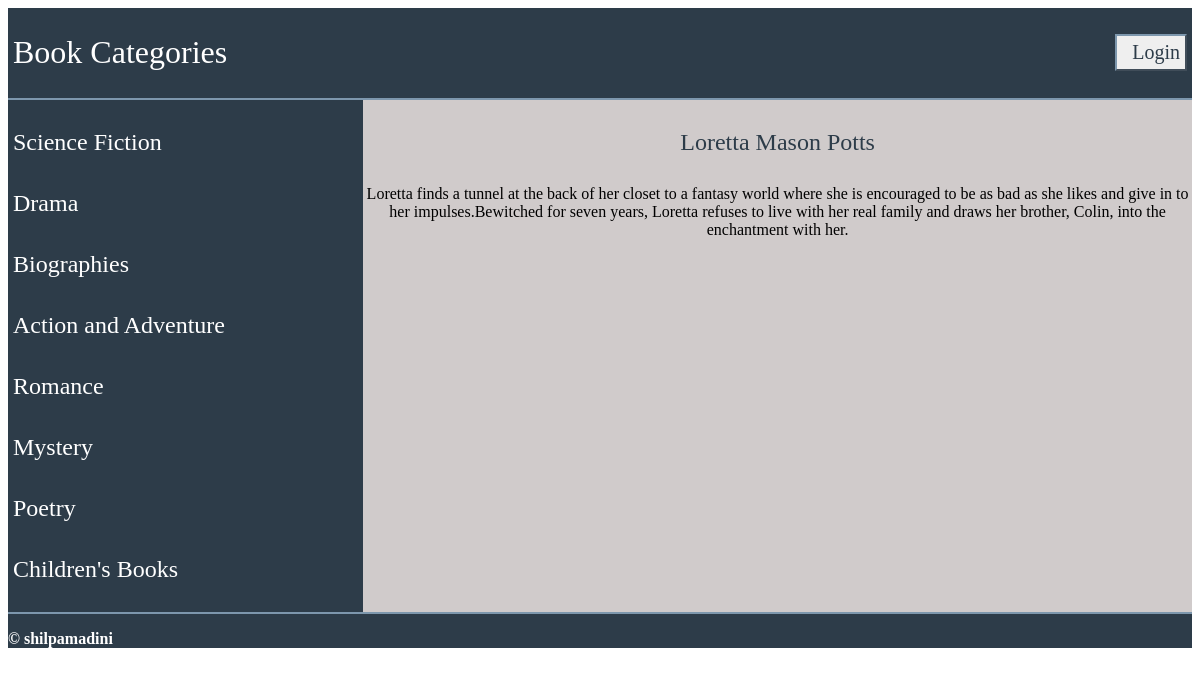
/8/37/, run on the app's committed database.
### database_setup.py (models this page shows, shortened)
class Catalog(Base):
    __tablename__ = 'catalog'
    id = Column(Integer, primary_key=True)
    catalog_name = Column(String(250), nullable=False)
    user_id = Column(Integer, ForeignKey('user.id'))
    user = relationship(User)

class CatalogItem(Base):
    __tablename__ = 'catalog_item'
    id = Column(Integer, primary_key=True)
    item_name = Column(String(80), nullable=False)
    description = Column(String(1000))
    catalog_id = Column(Integer, ForeignKey('catalog.id'))
    catalog = relationship(Catalog)
    user_id = Column(Integer, ForeignKey('user.id'))
    user = relationship(User)

### application.py (the view)
@app.route('/<int:catalog_id>/<int:item_id>/')
def showDescription(catalog_id, item_id):
    catalogs = session.query(Catalog).all()
    catalog = session.query(Catalog).filter_by(id=catalog_id).one()
    item = session.query(CatalogItem).filter_by(id=item_id).all()
    creator = session.query(CatalogItem).filter_by(id=item_id).one()
    if 'username' not in login_session or creator.user_id != login_session['user_id']:
        return render_template('publicdescription.html', catalog=catalog,
            item=item, catalogs=catalogs)
    else:
        return render_template('description.html', catalog=catalog,
            item=item, catalogs=catalogs)

### templates/publicdescription.html (shortened to what this page needs)
{% extends "main.html" %}
{% block content %}
<div class = 'display-catalog'>
	<div class= 'scrolling-sidebar'>
			{% for c in catalogs %}
				<a href = "{{url_for('showItems', catalog_id = c.id)}}">
					<div >
						<h3>{{c.catalog_name}}</h3>
					</div>
				</a>
			{% endfor %}
	</div>
	<div class= 'content'>
		<div >
    		{% for i in item %}
        	<h3>{{i.item_name}}</h3>
        	<p>{{i.description}}</p>
     		{% endfor %}
		</div>
	</div>
</div>
{% endblock %}

### static/styles.css (style rules this page uses)
body { font-family: Palatino, "Palatino Linotype", "Palatino LT STD", "Book Antiqua", Georgia, serif ; display:block ; overflow-x:hidden ; }
.display-catalog { display: table ; width: 100%; height: 100%; }
.scrolling-sidebar { display: table-cell; width: 30%; vertical-align: top; background-color:#2d3c49; overflow:scroll; }
.scrolling-sidebar h3 { color:#fff; font-family: Palatino, "Palatino Linotype", "Palatino LT STD", "Book Antiqua", Georgia, serif ; font-size: 3.0vmin ; font-weight:lighter ; text-align:left ; padding: 5px; }
.content { display: table-cell; width: 80%; vertical-align: top; text-align: center; background-color:#d0cbcb; overflow:scroll; }
.content h3 { color:#2d3c49; font-family: Palatino, "Palatino Linotype", "Palatino LT STD", "Book Antiqua", Georgia, serif ; font-size: 3.0vmin ; font-weight:lighter ; text-align:center ; padding: 5px; }
a { text-decoration: none; }

### data on the page
Catalog: catalog_name "Science Fiction"
Catalog: catalog_name "Drama"
Catalog: catalog_name "Biographies"
Catalog: catalog_name "Action and Adventure"
Catalog: catalog_name "Romance"
Catalog: catalog_name "Mystery"
Catalog: catalog_name "Poetry"
Catalog: catalog_name "Children's Books"
CatalogItem: item_name "Loretta Mason Potts", description "Loretta finds a tunnel at the back of her closet to a fantasy world where she is encouraged to be as bad as she likes and give in to her impulses.Bewitched for seven years, Loretta refuses to live with her real family and draws her brother, Colin, into the enchantment with her."
